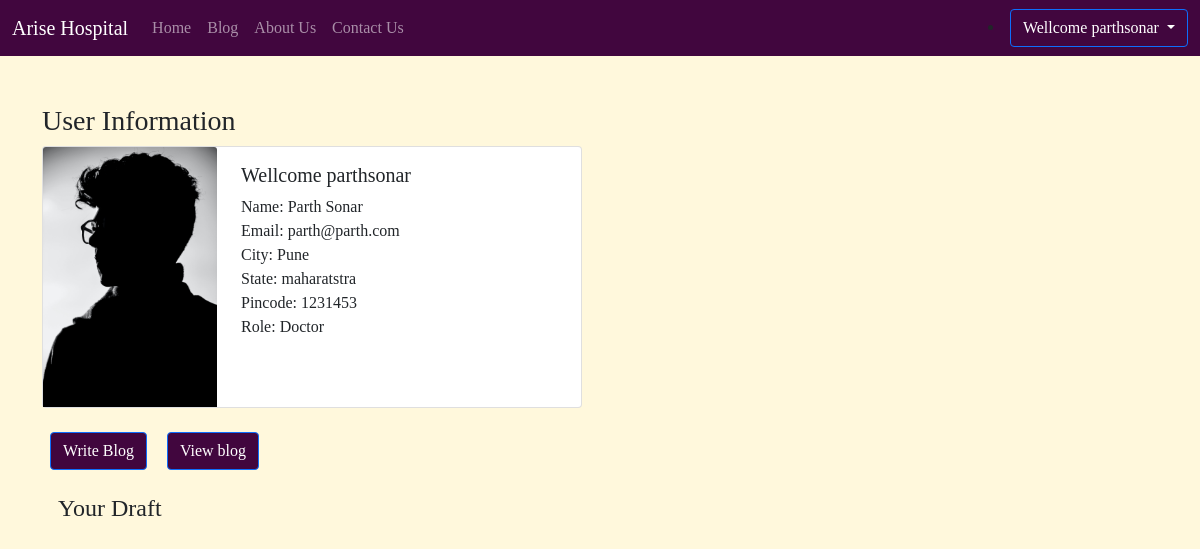
The page /user (signed in) on the database its author committed.
### accounts/models.py (models this page shows)
class User(AbstractUser):
    is_doctor = models.BooleanField('Is doctor',default=False)
    is_patient = models.BooleanField('Is patient',default=False)
    city = models.CharField(max_length=50)
    state = models.CharField(max_length=50)
    pincode = models.CharField(max_length=10)
    profilepic = models.ImageField(upload_to="images")
    objects = UserManager

### accounts/views.py (the view)
# urls.py: path('user',views.user,name='user'),
def user(request):
    posts = Blogpost.objects.filter(is_completed=False)
    context = {"posts": posts}
    return render(request,"user.html",context)

### accounts/templates/user.html (shortened to what this page needs)
{% extends 'index.html' %}
{% load static %}
{% block body %}
{% if user.is_authenticated and not None %}
      <div class="container my-auto pt-5">
        <h3>User Information</h3>
        <div class="card mb-3" style="max-width: 540px;">
          <div class="row g-2">
            <div class="col-md-4">
            <img src='/media/{{user.profilepic}}' class="card-img-top" alt="...">
            </div>
            <div class = "col-md-8">
            <div class="card-body">
              <h5 class="card-title">Wellcome {{ user.username }}</h5>
              <div class="row">
                <div class="col">Name: {{ user.first_name }} {{ user.last_name }} </div>
              </div>
              <div class="row">
                <div class="col">Email: {{ user.email }}</div>
              </div>
              <div class="row">
                <div class="col">City: {{ user.city }}</div>
              </div>
              <div class="row">
                <div class="col">State: {{ user.state }}</div>
              </div>
              <div class="row">
                <div class="col">Pincode: {{ user.pincode }}</div>
              </div>
              {% if user.is_doctor %}
              <div class="row">
                <div class="col">Role: Doctor</div>
              </div>
              {% else %}
              <div class="row">
                <div class="col">Role: Patient</div>
              </div>
              {% endif %}
            </div>
          </div>
        </div>
        {% endif %}
        </div>
    </div>
      {% if user.is_doctor %}
      <div class="container">
        <a href="{% url 'write_blog' %}" type="button" class="btn btn-primary m-2">Write Blog</a>
        <a href="{% url 'view_blog' %}" type="button" class="btn btn-primary m-2">View blog</a>
      </div>
      <div class="container">
        <h4 class="my-3 mx-3">Your Draft </h4>
      </div>
      {% endif %}
      {% endblock body %}

### accounts/templates/index.html (shortened to what this page needs)
<!doctype html>
<html lang="en">
  <head>
    <link href="https://cdn.jsdelivr.net/npm/bootstrap@5.0.2/dist/css/bootstrap.min.css" rel="stylesheet">
  </head>
  {% load static %}
  <body  >
    <nav class="navbar navbar-expand-lg  navbar-dark  " style="background-color: #41063e;">
        <div class="container-fluid">
          <a class="navbar-brand" href="/">Arise Hospital</a>
          <div class="collapse navbar-collapse" id="navbarSupportedContent">
            <ul class="navbar-nav me-auto mb-2 mb-lg-0">
              <li class="nav-item">
                <a class="nav-link " aria-current="page" href="">Home</a>
              </li>
              <li class="nav-item">
                <a class="nav-link " aria-current="page" href="{% url 'view_blog' %}">Blog</a>
              </li>
              <li class="nav-item">
                <a class="nav-link " href="#">About Us</a>
              </li>
              <li class="nav-item">
                <a class="nav-link " href="#">Contact Us</a>
              </li>
            </ul>
            {% if user.is_authenticated and not None %}
             <li class="nav-item dropdown">
              <a class="btn btn-primary dropdown-toggle" href="#" role="button" data-bs-toggle="dropdown" aria-expanded="false">
                Wellcome {{request.user}}
              </a>
            </li>
            {% endif %}
          </div>
        </div>
      </nav>
 {% block body %}{% endblock body %}
  </body>
</html>

### accounts/templates/index.html (style rules this page uses)
body { font-family:Georgia, 'Times New Roman', Times, serif; background-color: cornsilk; }
.btn-primary { background-color: #41063e; }

### rows shown on the page
User: user "parthsonar", profilepic (picture), username "parthsonar", first_name "Parth", last_name "Sonar", email "parth@parth.com", city "Pune", state "maharatstra", pincode "1231453"
